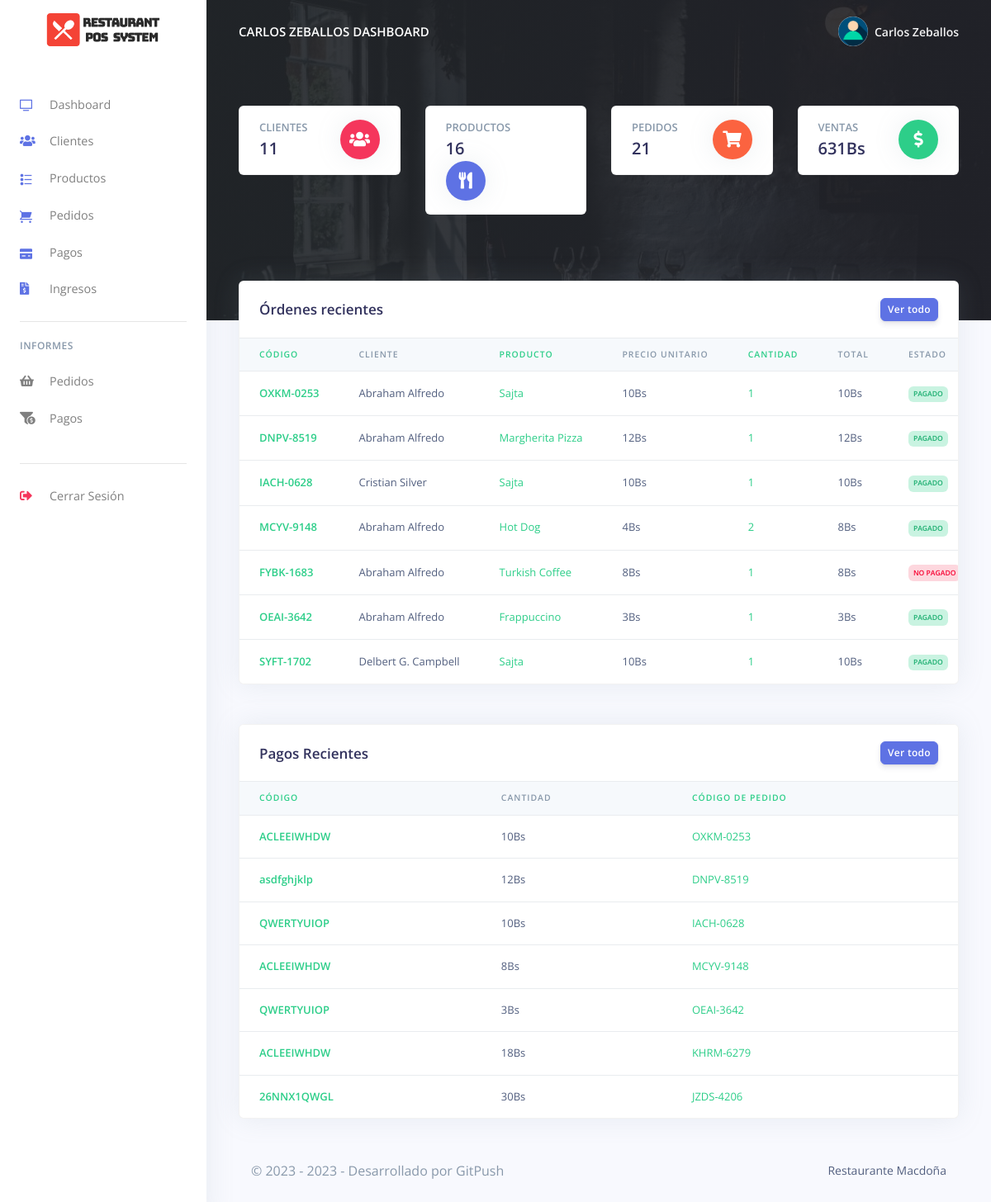
The app's page /Restro/cashier/dashboard.php (signed in) with its own data.
### tables this page shows
CREATE TABLE `rpos_personal` (
  `personal_id` int(20) NOT NULL,
  `personal_nombre` varchar(200) NOT NULL,
  `personal_num` varchar(200) NOT NULL,
  `personal_email` varchar(200) NOT NULL,
  `personal_password` varchar(200) NOT NULL,
  `created_at` timestamp(6) NOT NULL DEFAULT current_timestamp(6) ON UPDATE current_timestamp(6),
  `personal_direccion` varchar(200) NOT NULL,
  `personal_telefono` varchar(200) NOT NULL,
  `personal_puesto` varchar(200) NOT NULL,
  `personal_fecha_nacimiento` varchar(200) NOT NULL,
  `personal_ci` varchar(200) NOT NULL,
  `personal_salario_hora` varchar(200) NOT NULL,
  `personal_datos_bancarios` varchar(200) NOT NULL
);

CREATE TABLE `rpos_pedidos` (
  `pedido_id` varchar(200) NOT NULL,
  `pedido_code` varchar(200) NOT NULL,
  `cliente_id` varchar(200) NOT NULL,
  `cliente_nombre` varchar(200) NOT NULL,
  `prod_id` varchar(200) NOT NULL,
  `prod_nombre` varchar(200) NOT NULL,
  `prod_precio` varchar(200) NOT NULL,
  `prod_cant` varchar(200) NOT NULL,
  `pedido_status` varchar(200) NOT NULL,
  `created_at` timestamp(6) NOT NULL DEFAULT current_timestamp(6) ON UPDATE current_timestamp(6)
);

CREATE TABLE `rpos_pagos` (
  `pago_id` varchar(200) NOT NULL,
  `pago_code` varchar(200) NOT NULL,
  `pedido_code` varchar(200) NOT NULL,
  `cliente_id` varchar(200) NOT NULL,
  `pago_monto` varchar(200) NOT NULL,
  `pago_metodo` varchar(200) NOT NULL,
  `created_at` timestamp(6) NOT NULL DEFAULT current_timestamp(6) ON UPDATE current_timestamp(6)
);

### Restro/cashier/dashboard.php (the view, shortened to what this page needs)
<?php
include('config/config.php');
require_once('partials/_head.php');
$customers = 0;
$stmt = $mysqli->prepare("SELECT COUNT(*) FROM rpos_clientes");
$stmt->execute();
$stmt->bind_result($customers);
$products = 0;
$stmt = $mysqli->prepare("SELECT COUNT(*) FROM rpos_productos");
$stmt->execute();
$stmt->bind_result($products);
$orders = 0;
$stmt = $mysqli->prepare("SELECT COUNT(*) FROM rpos_pedidos");
$stmt->execute();
$stmt->bind_result($orders);
$sales = 0;
$stmt = $mysqli->prepare("SELECT SUM(pago_monto) FROM rpos_pagos");
$stmt->execute();
$stmt->bind_result($sales);
?>
<body>
<?php require_once('partials/_sidebar.php'); ?>
<div class="main-content">
    <?php require_once('partials/_topnav.php'); ?>
    <div style="background-image: url(../admin/assets/img/theme/restro00.jpg); background-size: cover;" class="header pb-8 pt-5 pt-md-8">
        <span class="mask bg-gradient-dark opacity-8"></span>
        <div class="container-fluid">
            <div class="header-body">
                <div class="row">
                    <div class="col-xl-3 col-lg-6">
                        <div class="card card-stats mb-4 mb-xl-0">
                            <div class="card-body">
                                <div class="row">
                                    <div class="col">
                                        <h5 class="card-title text-uppercase text-muted mb-0">CLIENTES</h5>
                                        <span class="h2 font-weight-bold mb-0"><?php echo $customers; ?></span>
                                    </div>
                                    <div class="col-auto">
                                        <div class="icon icon-shape bg-danger text-white rounded-circle shadow">
                                            <i class="fas fa-users"></i>
                                        </div>
                                    </div>
                                </div>
                            </div>
                        </div>
                    </div>
                    <div class="col-xl-3 col-lg-6">
                        <div class="card card-stats mb-4 mb-xl-0">
                            <div class="card-body">
                                <div class="row">
                                    <div class="col">
                                        <h5 class="card-title text-uppercase text-muted mb-0">PRODUCTOS</h5>
                                        <span class="h2 font-weight-bold mb-0"><?php echo $products; ?></span>
                                    </div>
                                    <div class="col-auto">
                                        <div class="icon icon-shape bg-primary text-white rounded-circle shadow">
                                            <i class="fas fa-utensils"></i>
                                        </div>
                                    </div>
                                </div>
                            </div>
                        </div>
                    </div>
                    <div class="col-xl-3 col-lg-6">
                        <div class="card card-stats mb-4 mb-xl-0">
                            <div class="card-body">
                                <div class="row">
                                    <div class="col">
                                        <h5 class="card-title text-uppercase text-muted mb-0">PEDIDOS</h5>
                                        <span class="h2 font-weight-bold mb-0"><?php echo $orders; ?></span>
                                    </div>
                                    <div class="col-auto">
                                        <div class="icon icon-shape bg-warning text-white rounded-circle shadow">
                                            <i class="fas fa-shopping-cart"></i>
                                        </div>
                                    </div>
                                </div>
                            </div>
                        </div>
                    </div>
                    <div class="col-xl-3 col-lg-6">
                        <div class="card card-stats mb-4 mb-xl-0">
                            <div class="card-body">
                                <div class="row">
                                    <div class="col">
                                        <h5 class="card-title text-uppercase text-muted mb-0">VENTAS</h5>
                                        <span class="h2 font-weight-bold mb-0"><?php echo $sales; ?>Bs</span>
                                    </div>
                                    <div class="col-auto">
                                        <div class="icon icon-shape bg-green text-white rounded-circle shadow">
                                            <i class="fas fa-dollar-sign"></i>
                                        </div>
                                    </div>
                                </div>
                            </div>
                        </div>
                    </div>
                </div>
            </div>
        </div>
    </div>
    <div class="container-fluid mt--7">
        <div class="row mt-5">
            <div class="col-xl-12 mb-5 mb-xl-0">
                <div class="card shadow">
                    <div class="card-header border-0">
                        <div class="row align-items-center">
                            <div class="col">
                                <h3 class="mb-0">Órdenes recientes</h3>
                            </div>
                            <div class="col text-right">
                                <a href="orders_reports.php" class="btn btn-sm btn-primary">Ver todo</a>
                            </div>
                        </div>
                    </div>
                    <div class="table-responsive">
                        <table class="table align-items-center table-flush">
                            <thead class="thead-light">
                            <tr>
                                <th class="text-success" scope="col">CÓDIGO</th>
                                <th scope="col">CLIENTE</th>
                                <th class="text-success" scope="col">PRODUCTO</th>
                                <th scope="col">PRECIO UNITARIO</th>
                                <th class="text-success" scope="col">CANTIDAD</th>
                                <th scope="col">TOTAL</th>
                                <th scop="col">ESTADO</th>
                            </tr>
                            </thead>
                            <tbody>
                            <?php
                            $ret = "SELECT * FROM rpos_pedidos ORDER BY created_at DESC LIMIT 7";
                            $stmt = $mysqli->prepare($ret);
                            $stmt->execute();
                            $res = $stmt->get_result();
                            while ($order = $res->fetch_object()) {
                                $total = ($order->prod_precio * $order->prod_cant);
                                ?>
                                <tr>
                                    <th class="text-success" scope="row"><?php echo $order->pedido_code; ?></th>
                                    <td><?php echo $order->cliente_nombre; ?></td>
                                    <td class="text-success"><?php echo $order->prod_nombre; ?></td>
                                    <td><?php echo $order->prod_precio; ?>Bs</td>
                                    <td class="text-success"><?php echo $order->prod_cant; ?></td>
                                    <td><?php echo $total; ?>Bs</td>
                                    <td><?php echo $order->pedido_status ? "<span class='badge badge-success'>Pagado</span>" : "<span class='badge badge-danger'>No Pagado</span>"; ?></td>
                                </tr>
                            <?php } ?>
                            </tbody>
                        </table>
                    </div>
                </div>
            </div>
        </div>
        <div class="row mt-5">
            <div class="col-xl-12">
                <div class="card shadow">
                    <div class="card-header border-0">
                        <div class="row align-items-center">
                            <div class="col">
                                <h3 class="mb-0">Pagos Recientes</h3>
                            </div>
                            <div class="col text-right">
                                <a href="payments_reports.php" class="btn btn-sm btn-primary">Ver todo</a>
                            </div>
                        </div>
                    </div>
                    <div class="table-responsive">
                        <table class="table align-items-center table-flush">
                            <thead class="thead-light">
                            <tr>
                                <th class="text-success" scope="col">CÓDIGO</th>
                                <th scope="col">CANTIDAD</th>
                                <th class='text-success' scope="col">CÓDIGO DE PEDIDO</th>
                            </tr>
                            </thead>
                            <tbody>
                            <?php
                            $ret = "SELECT * FROM rpos_pagos ORDER BY created_at DESC LIMIT 7";
                            $stmt = $mysqli->prepare($ret);
                            $stmt->execute();
                            $res = $stmt->get_result();
                            while ($payment = $res->fetch_object()) {
                                ?>
                                <tr>
                                    <th class="text-success" scope="row">
                                        <?php echo $payment->pago_code; ?>
                                    </th>
                                    <td>
                                        <?php echo $payment->pago_monto; ?>Bs
                                    </td>
                                    <td class='text-success'>
                                        <?php echo $payment->pedido_code; ?>
                                    </td>
                                </tr>
                            <?php } ?>
                            </tbody>
                        </table>
                    </div>
                </div>
            </div>
        </div>
        <?php require_once('partials/_footer.php'); ?>
    </div>
</div>
</body>
</html>

### Restro/cashier/partials/_sidebar.php (shortened to what this page needs)
<?php
$staff_id = $_SESSION['staff_id'];
$ret = "SELECT * FROM  rpos_personal  WHERE personal_id = '$staff_id'";
$stmt = $mysqli->prepare($ret);
$stmt->execute();
$res = $stmt->get_result();
while ($staff_id = $res->fetch_object()) {
?>
  <nav class="navbar navbar-vertical fixed-left navbar-expand-md navbar-light bg-white" id="sidenav-main">
    <div class="container-fluid">
      <a class="navbar-brand pt-0" href="dashboard.php">
        <img src="../admin/assets/img/brand/repos.png" class="navbar-brand-img" alt="...">
      </a>
      <div class="collapse navbar-collapse" id="sidenav-collapse-main">
        <ul class="navbar-nav">
          <li class="nav-item">
            <a class="nav-link" href="dashboard.php">
              <i class="ni ni-tv-2 text-primary"></i> Dashboard
            </a>
          </li>
          <li class="nav-item">
            <a class="nav-link" href="customes.php">
              <i class="fas fa-users text-primary"></i> Clientes
            </a>
          </li>
          <li class="nav-item">
            <a class="nav-link" href="products.php">
              <i class="ni ni-bullet-list-67 text-primary"></i>Productos
            </a>
          </li>
          <li class="nav-item">
            <a class="nav-link" href="orders.php">
              <i class="ni ni-cart text-primary"></i> Pedidos
            </a>
          </li>
          <li class="nav-item">
            <a class="nav-link" href="payments.php">
              <i class="ni ni-credit-card text-primary"></i> Pagos
            </a>
          </li>
          <li class="nav-item">
            <a class="nav-link" href="receipts.php">
              <i class="fas fa-file-invoice-dollar text-primary"></i> Ingresos
            </a>
          </li>
        </ul>
        <hr class="my-3">
        <h6 class="navbar-heading text-muted">Informes</h6>
        <ul class="navbar-nav mb-md-3">
          <li class="nav-item">
            <a class="nav-link" href="orders_reports.php">
              <i class="fas fa-shopping-basket"></i> Pedidos
            </a>
          </li>
          <li class="nav-item">
            <a class="nav-link" href="payments_reports.php">
              <i class="fas fa-funnel-dollar"></i> Pagos
            </a>
          </li>
        </ul>
        <hr class="my-3">
        <ul class="navbar-nav mb-md-3">
          <li class="nav-item">
            <a class="nav-link" href="logout.php">
              <i class="fas fa-sign-out-alt text-danger"></i> Cerrar Sesión
            </a>
          </li>
        </ul>
      </div>
    </div>
  </nav>
<?php } ?>

### Restro/cashier/partials/_topnav.php (shortened to what this page needs)
<?php
$staff_id = $_SESSION['staff_id'];
$ret = "SELECT * FROM  rpos_personal  WHERE personal_id = '$staff_id'";
$stmt = $mysqli->prepare($ret);
$stmt->execute();
$res = $stmt->get_result();
while ($staff = $res->fetch_object()) {
?>
    <nav class="navbar navbar-top navbar-expand-md navbar-dark" id="navbar-main">
        <div class="container-fluid">
            <a class="h4 mb-0 text-white text-uppercase d-none d-lg-inline-block" href="dashboard.php"><?php echo $staff->personal_nombre; ?> Dashboard</a>
            <ul class="navbar-nav align-items-center d-none d-md-flex">
                <li class="nav-item dropdown">
                    <a class="nav-link pr-0" href="#" role="button" data-toggle="dropdown" aria-haspopup="true" aria-expanded="false">
                        <div class="media align-items-center">
                            <span class="avatar avatar-sm rounded-circle">
                                <img alt="Image placeholder" src="../admin/assets/img/theme/user-a-min.png">
                            </span>
                            <div class="media-body ml-2 d-none d-lg-block">
                                <span class="mb-0 text-sm  font-weight-bold"><?php echo $staff->personal_nombre; ?></span>
                            </div>
                        </div>
                    </a>
                </li>
            </ul>
        </div>
    </nav>
<?php } ?>

### records on screen
rpos_personal: personal_nombre "CARLOS ZEBALLOS", personal_nombre "Carlos Zeballos"
rpos_pedidos: pedido_code "OXKM-0253", cliente_nombre "Abraham Alfredo", prod_nombre "Sajta", prod_precio "10", prod_cant "1", pedido_status "PAGADO"
rpos_pedidos: pedido_code "DNPV-8519", cliente_nombre "Abraham Alfredo", prod_nombre "Margherita Pizza", prod_precio "12", prod_cant "1", pedido_status "PAGADO"
rpos_pedidos: pedido_code "IACH-0628", cliente_nombre "Cristian Silver", prod_nombre "Sajta", prod_precio "10", prod_cant "1", pedido_status "PAGADO"
rpos_pedidos: pedido_code "MCYV-9148", cliente_nombre "Abraham Alfredo", prod_nombre "Hot Dog", prod_precio "4", prod_cant "2", total "8", pedido_status "PAGADO"
rpos_pedidos: pedido_code "FYBK-1683", cliente_nombre "Abraham Alfredo", prod_nombre "Turkish Coffee", prod_precio "8", prod_cant "1", pedido_status "NO PAGADO"
rpos_pedidos: pedido_code "OEAI-3642", cliente_nombre "Abraham Alfredo", prod_nombre "Frappuccino", prod_precio "3", prod_cant "1", pedido_status "PAGADO"
rpos_pedidos: pedido_code "SYFT-1702", cliente_nombre "Delbert G. Campbell", prod_nombre "Sajta", prod_precio "10", prod_cant "1", pedido_status "PAGADO"
rpos_pagos: pago_code "ACLEEIWHDW", pago_monto "10", pedido_code "OXKM-0253"
rpos_pagos: pago_code "asdfghjklp", pago_monto "12", pedido_code "DNPV-8519"
rpos_pagos: pago_code "QWERTYUIOP", pago_monto "10", pedido_code "IACH-0628"
rpos_pagos: pago_code "ACLEEIWHDW", pago_monto "8", pedido_code "MCYV-9148"
rpos_pagos: pago_code "QWERTYUIOP", pago_monto "3", pedido_code "OEAI-3642"
rpos_pagos: pago_code "ACLEEIWHDW", pago_monto "18", pedido_code "KHRM-6279"
rpos_pagos: pago_code "26NNX1QWGL", pago_monto "30", pedido_code "JZDS-4206"

### other values on screen
$customers "11"
$products "16"
$orders "21"
$sales "631"
